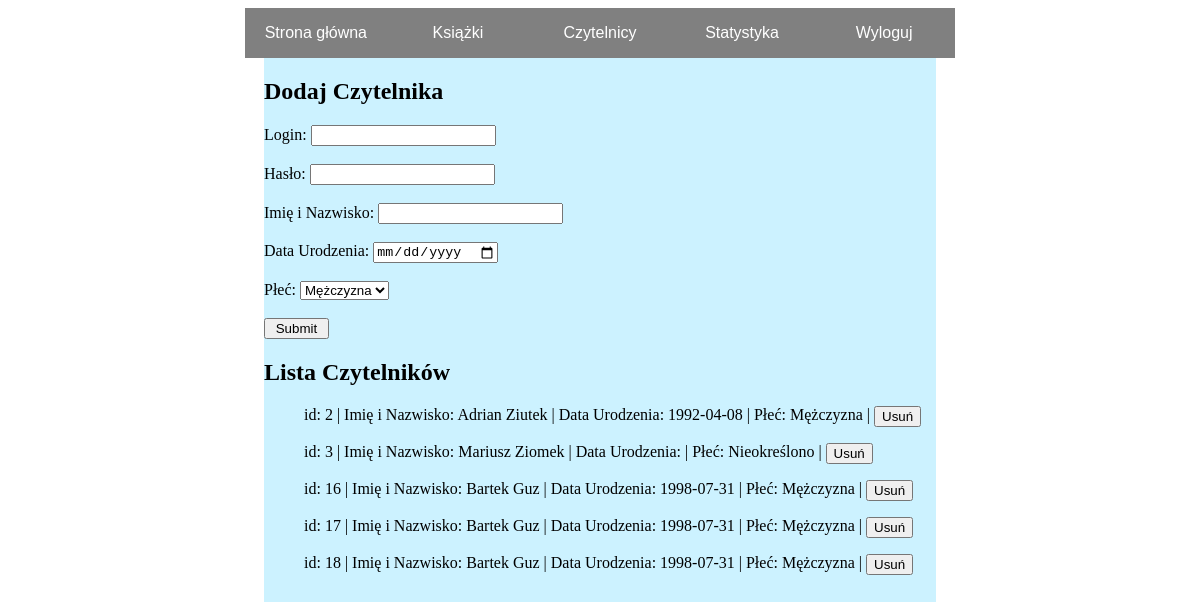
/admin/readers.php, run on the app's committed database.
### tables this page shows
CREATE TABLE `czytelnicy` (
  `id` int(11) NOT NULL,
  `login` text NOT NULL,
  `password` text NOT NULL,
  `imie` text NOT NULL,
  `urodziny` date DEFAULT NULL,
  `plec` int(11) NOT NULL
);

### admin/readers.php (the view, shortened to what this page needs)
<?php
	include("config.php");
?>
<html>
     <head>
		<link rel="stylesheet" href="style.css" type="text/css"/>
     </head>
     <body>
		<div class="menu">
			<ul class="ulmenu">
				<li class="mbutton center"><a href="start.php"><p>Strona główna</p></a></li>
				<li class="mbutton center"><a href="books.php"><p>Książki</p></a></li>
				<li class="mbutton center"><a href="readers.php"><p>Czytelnicy</p></a></li>
				<li class="mbutton center"><a href="stats.php"><p>Statystyka</p></a></li>
				<li class="mbutton center"><a href="logout.php"><p>Wyloguj</p></a></li>
			</ul>
		</div>
		<div class="glowna">
			<form action = "" method = "post">
				<h2>Dodaj Czytelnika</h2>
				<label>Login: </label><input type = "text" name = "login" class = "box" required/><br/><br/>
				<label>Hasło: </label><input type = "text" name = "haslo" class = "box" required/><br/><br/>
				<label>Imię i Nazwisko: </label><input type = "text" name = "imie" class = "box" required/><br/><br/>
				<label>Data Urodzenia: </label><input type = "date" name = "urodziny" class = "box" required/><br/><br/>
				<label>Płeć: </label>
					<select name = "plec">
						<option value = "1">Mężczyzna</option>
					</select>
				<br/><br/>
				<input type = "submit" value = " Submit "/><br/>
			</form>
			<div>
				<h2>Lista Czytelników</h2>
				<ul class = "lista">
					<?php
						$plec = array("Nieokreślono", "Mężczyzna", "Kobieta");
						$sql = "SELECT * FROM czytelnicy";
						$result = mysqli_query($db,$sql);
						if ($result->num_rows > 0) {
							while($row = $result->fetch_assoc()) {
								echo "<li><div>id: ".$row['id']." | Imię i Nazwisko: ".$row['imie']." | Data Urodzenia: ".$row['urodziny']." | Płeć: ".$plec[$row['plec']]." | </div><form action='deleteuser.php' method='post'>&nbsp<button type='submit' name='delete' value=".$row['id'].">Usuń</button></form></li>";
							}
						} else {
							echo "0 results";
						}
					?>
				</ul>
			</div>
		</div>
    </body>
</html>

### admin/style.css (style rules this page uses)
.menu { position: relative; left: 20%; width: 60%; height: 50px; background-color: gray; margin: 0px; text-align: center; }
.glowna { position: fixed; left: 22%; height: 100%; width: 56%; background-color: #ccf2ff; }
.ulmenu li { display: inline; }
.ulmenu { margin: 0; padding: 0; }
.ulmenu a { font-family: Arial; font-size: 1em; font-style: none; color: #ffffff; text-decoration: none; height: 100%; width: 100%; }
.mbutton { height: 50px; width: 20%; float: left; }
.center { display: flex !important; justify-content: center; align-items: center; }
.lista li { display: flex !important; }

### data on the page
czytelnicy: id "2", imie "Adrian Ziutek", urodziny "1992-04-08", plec "Mężczyzna"
czytelnicy: id "3", imie "Mariusz Ziomek", plec "Nieokreślono"
czytelnicy: id "16", imie "Bartek Guz", urodziny "1998-07-31", plec "Mężczyzna"
czytelnicy: id "17", imie "Bartek Guz", urodziny "1998-07-31", plec "Mężczyzna"
czytelnicy: id "18", imie "Bartek Guz", urodziny "1998-07-31", plec "Mężczyzna"
